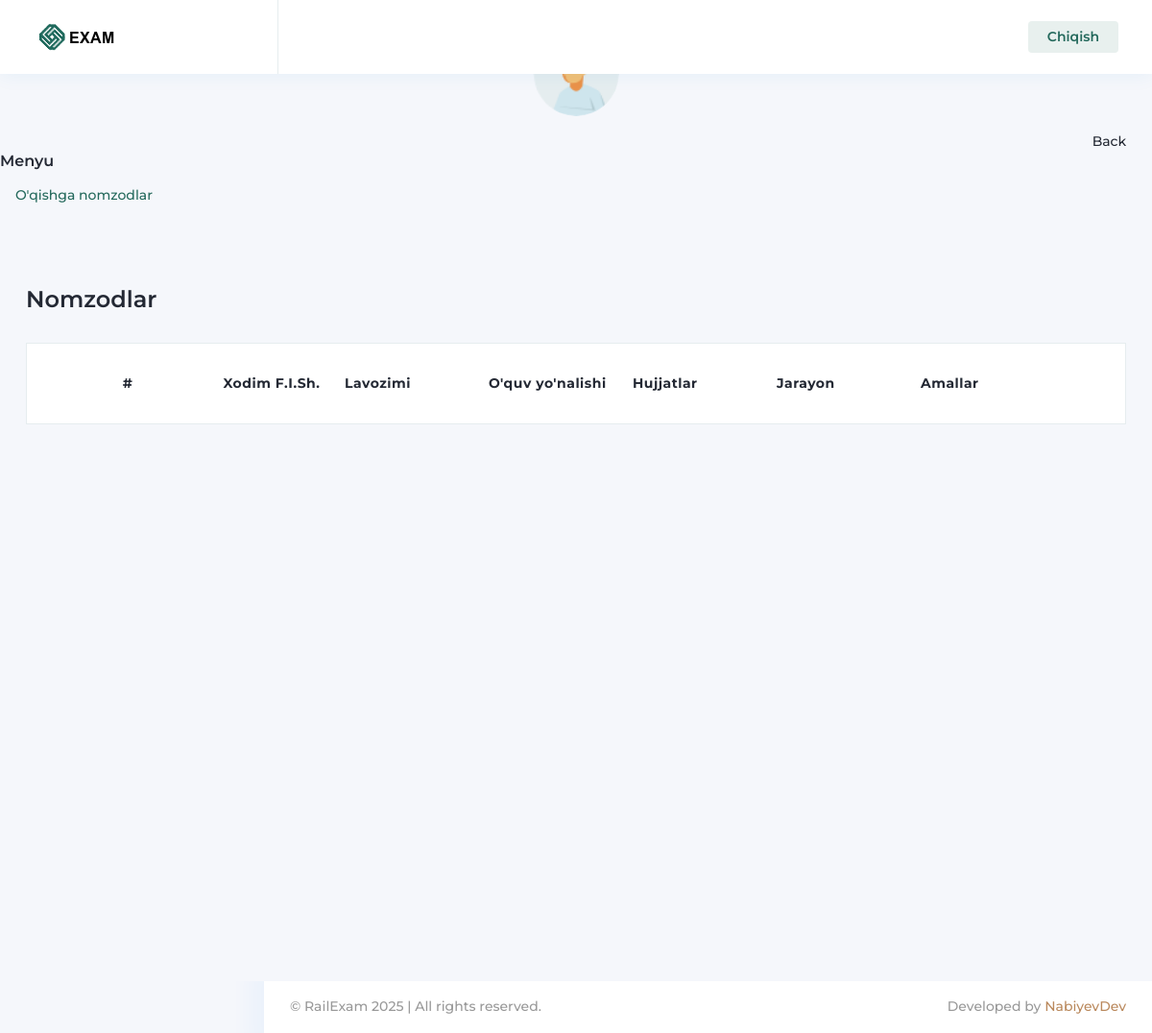
Before: /profiles/uel/students-list/ with the older database file.
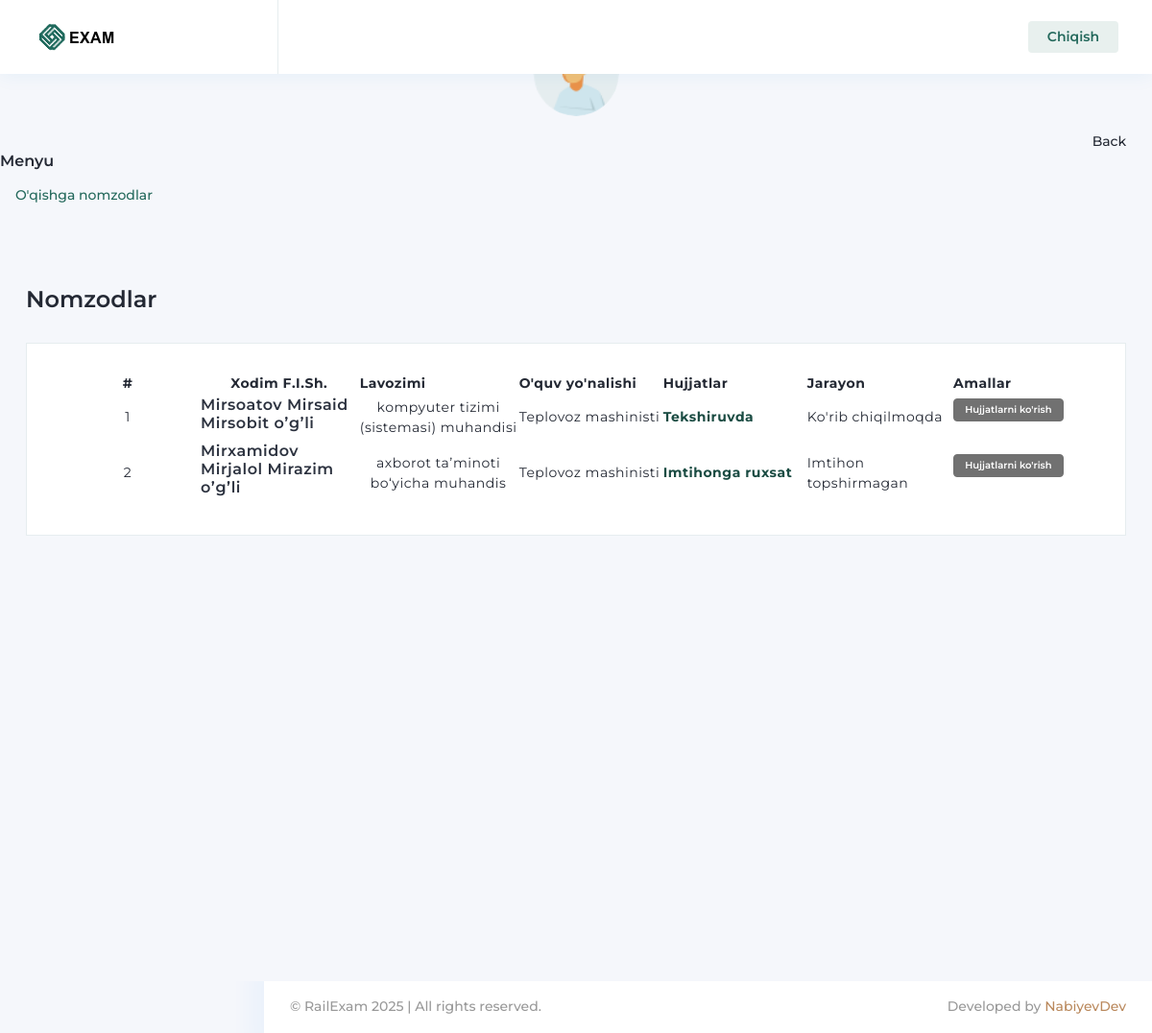
After: the same page with the newer database file.
### profiles/models.py (models this page shows, shortened)
class Application(models.Model):
    status_choices = (
        ('docs_preparing', 'Hujjatlar tayyorlanmoqda'),
        ('ready_to_send', 'Taqdim qilishga tayyor'),
        ('under_review', "Ko'rib chiqishga yuborilgan"),
        ('ready_to_exam', 'Imtihonga ruxsat'),
        ('confirmation', 'Tasdiqlashda'),
        ('approved', 'Tasdiqlangan'),
        ('returned', 'Qayta ishlashga yuborilgan'),
    )
    profile = models.ForeignKey(Profile, on_delete=models.CASCADE)
    curse_category = models.ForeignKey(CourseCategory, on_delete=models.CASCADE)
    status = models.CharField(max_length=255, choices=status_choices, default='ready_to_send')

class Profile(models.Model):
    user = models.OneToOneField(User, on_delete=models.CASCADE)
    company = models.ForeignKey(Company, on_delete=models.CASCADE)
    role = models.ForeignKey(Role, on_delete=models.CASCADE)
    fullname = models.CharField(max_length=100)
    position = models.CharField(max_length=255)
    pin = models.CharField(max_length=20)
    image = models.ImageField(null=True, blank=True, upload_to='3x4')
    phone_number = models.CharField(max_length=20, null=True, blank=True)
    tabel_num = models.CharField(max_length=20, null=True, blank=True)
    seniority_railway = models.DateField(null=True, blank=True)
    seniority_position = models.DateField(null=True, blank=True)
    passport_pdf = models.FileField(upload_to=r"documents", null=True, blank=True)
    work_record_pdf = models.FileField(upload_to=r"documents", null=True, blank=True)
    med_card_pdf = models.FileField(upload_to=r"documents", null=True, blank=True)
    recommendation_pdf = models.FileField(upload_to=r"documents", null=True, blank=True)

class CourseCategory(models.Model):
    name = models.CharField(max_length=255)
    is_active = models.BooleanField(default=True)

### profiles/views_edu.py (the view)
# urls.py: path('uel/students-list/', UelMainView.as_view(), name='uel_students'),
class UelMainView(View):
    def get(self, request):
        statuses = ["under_review", "ready_to_exam", "confirmation", "approved", "returned"]
        applications = Application.objects.filter(status__in=statuses)
        return render(request, 'profiles/uel/students.html', {'applications': applications})

### exams/context_processors.py (called while the page is built)
def finish_unfinished_exams(request):
    now = timezone.now()
    unfinished_exams = Exam.objects.filter(deadline__isnull=False, ended__isnull=True)
    for uf_exam in unfinished_exams:
        if uf_exam.deadline <= now:
            uf_exam.ended = uf_exam.deadline
            uf_exam.save()
    return {}

### templates/profiles/uel/students.html (shortened to what the changed rows need)
{% extends 'profiles/uel/base.html' %}
{% load static %}
{% block head %}
    <link rel="stylesheet" type="text/css" href="{% static 'assets/css/fontawesome.css' %}">
    <link rel="stylesheet" type="text/css" href="{% static 'assets/css/icofont.css' %}">
    <link rel="stylesheet" type="text/css" href="{% static 'assets/css/themify.css' %}">
    <link rel="stylesheet" type="text/css" href="{% static 'assets/css/flag-icon.css' %}">
    <link rel="stylesheet" type="text/css" href="{% static 'assets/css/feather-icon.css' %}">
    <link rel="stylesheet" type="text/css" href="{% static 'assets/css/datatables.css' %}">
    <link rel="stylesheet" type="text/css" href="{% static 'assets/css/owlcarousel.css' %}">
    <link rel="stylesheet" type="text/css" href="{% static 'assets/css/rating.css' %}">
    <link rel="stylesheet" type="text/css" href="{% static 'assets/css/bootstrap.css' %}">
    <link rel="stylesheet" type="text/css" href="{% static 'assets/css/style.css' %}">
    <link id="color" rel="stylesheet" href="{% static 'assets/css/color-1.css' %}" media="screen">
    <link rel="stylesheet" type="text/css" href="{% static 'assets/css/responsive.css' %}">
{% endblock %}
{% block body %}
<div class="page-body">
    <div class="container-fluid list-products">
        <div class="row">
            <div class="col-sm-12">
                <div class="card">
                    <div class="card-body">
                        <div class="table-responsive product-table">
                            <table class="display" id="basic-1">
                                <thead>
                                <tr>
                                    <th style="padding: 0px; text-align: center;">#</th>
                                    <th style="padding: 0px; text-align: center;">Xodim F.I.Sh.</th>
                                    <th>Lavozimi</th>
                                    <th>O'quv yo'nalishi</th>
                                    <th>Hujjatlar</th>
                                    <th>Jarayon</th>
                                    <th>Amallar</th>
                                </tr>
                                </thead>
                                <tbody>
                                {% for application in applications %}
                                    <tr>
                                        <td>
                                            {{ forloop.counter }}
                                        </td>
                                        <td>
                                            <a href="#">
                                                <h6> {{ application.profile.fullname }} </h6>
                                            </a>
                                        </td>
                                        <td style="text-align: center;">
                                            {{ application.profile.position }}
                                        </td>
                                        <td>{{ application.curse_category.name }}</td>
                                        {% if application.status == 'docs_preparing' %}
                                            <td class="txt-danger"><b>Tayyor emas</b></td>
                                            <td>Hujjatlar tayyorlanmoqda</td>
                                        {% elif application.status == 'ready_to_send' %}
                                            <td class="font-success"><b>Tayyor</b></td>
                                            <td>Taqdim etishga tayyor</td>
                                        {% elif application.status == 'under_review' %}
                                            <td class="font-success"><b>Tekshiruvda</b></td>
                                            <td>Ko'rib chiqilmoqda</td>
                                        {% elif application.status == 'ready_to_exam' %}
                                            <td class="font-success"><b>Imtihonga ruxsat</b></td>
                                            <td>Imtihon topshirmagan</td>
                                        {% endif %}
                                        <td>
                                            <a href="{% url 'profiles:uel_student_docs' application.id %}">
                                                <button class="btn btn-info btn-xs mb-3" type="button"
                                                    data-original-title="btn btn-danger btn-xs" title="">Hujjatlarni ko'rish
                                                </button>
                                            </a>
                                        </td>
                                    </tr>
                                {% endfor %}
                                </tbody>
                            </table>
                        </div>
                    </div>
                </div>
            </div>
        </div>
    </div>
</div>
{% endblock %}

Changed rows visible on the page:
added Application: profile.fullname "Mirsoatov Mirsaid Mirsobit oʼgʼli", profile.position "kompyuter tizimi (sistemasi) muhandisi", curse_category.name "Teplovoz mashinisti", status "Tekshiruvda"
added Application: profile.fullname "Mirxamidov Mirjalol Mirazim oʼgʼli", profile.position "axborot taʼminoti bo‘yicha muhandis", curse_category.name "Teplovoz mashinisti", status "Imtihonga ruxsat"
